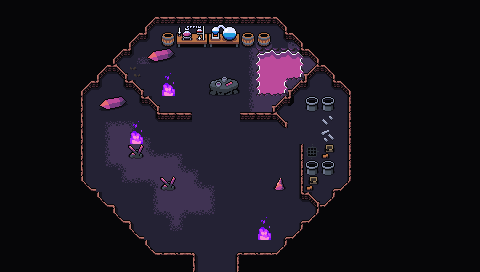

Rendered tile map (Tiled .tmx) drawn with the repository's tilesets; below, a short description and the map source with its tile grids summarised:
An orthogonal 30x17 tile map with 16x16 px tiles, 5 tile layers (Background, SubGround, Ground, Clutter, ...), 4 tilesets and 13 objects.

<map version="1.10" tiledversion="1.10.1" orientation="orthogonal" renderorder="right-down" width="30" height="17" tilewidth="16" tileheight="16" infinite="0" nextlayerid="10" nextobjectid="77">
 <editorsettings>
  <export target="wastetown..tmx" format="tmx" />
 </editorsettings>
 <properties>
  <property name="dungeonEffect" value="{&quot;startBattleWithCard&quot;: [ &quot;Muck Rats|PO2|1&quot; ]}" />
 </properties>
 <tileset firstgid="1" source="../../tileset/main.tsx" />
 <tileset firstgid="10113" source="../../tileset/buildings.tsx" />
 <tileset firstgid="11905" source="../../tileset/dungeon/dungeon_bis.tsx" />
 <tileset firstgid="28289" source="../../tileset/dungeon/animatedtiles.tsx" />
 <layer id="1" name="Background" width="30" height="17">
  <data>[510 cells, 509 non-empty, 13 distinct tile ids]</data>
 </layer>
 <layer id="8" name="SubGround" width="30" height="17">
  <data>[510 cells, 213 non-empty, 8 distinct tile ids]</data>
 </layer>
 <layer id="2" name="Ground" width="30" height="17">
  <data>[510 cells, 457 non-empty, 27 distinct tile ids]</data>
 </layer>
 <layer id="3" name="Clutter" width="30" height="17">
  <data>[510 cells, 103 non-empty, 38 distinct tile ids]</data>
 </layer>
 <layer id="9" name="Fog" width="30" height="17">
  <properties>
   <property name="spriteLayer" type="bool" value="true" />
  </properties>
  <data>[510 cells, 21 non-empty, 11 distinct tile ids]</data>
 </layer>
 <objectgroup id="4" name="Objects">
  <object id="38" template="../../obj/entry_up.tx" x="192" y="275.665" width="48" height="16">
   <properties>
    <property name="teleport" value="" />
   </properties>
  </object>
  <object id="50" template="../../obj/enemy.tx" x="213.605" y="70.6596">
   <properties>
    <property name="enemy" value="Nezumi Ninja" />
    <property name="spawn.Normal" type="bool" value="true" />
    <property name="speedModifier" type="float" value="30" />
    <property name="threatRange" type="int" value="40" />
   </properties>
  </object>
  <object id="62" template="../../obj/gold.tx" x="89.6918" y="125.224" />
  <object id="65" template="../../obj/enemy.tx" x="176.55" y="148.218">
   <properties>
    <property name="enemy" value="Nezumi Ninja" />
    <property name="speedModifier" type="float" value="4" />
    <property name="threatRange" type="int" value="50" />
    <property name="waypoints" value="72,69,70,71,73,72" />
   </properties>
  </object>
  <object id="66" template="../../obj/booster.tx" x="126.196" y="72.7342" width="16.25" height="15.25">
   <properties>
    <property name="reward">[
  {
    "editions": [ "PD2" ],
    "type": "card",
    "count": 3,
    "rarity": [ "Common" ]
  },
  {
    "editions": [ "PD2" ],
    "type": "card",
    "count": 1,
    "rarity": [ "Uncommon" ]
  },
  {
    "editions": [ "PD2" ],
    "type": "card",
    "count": 1,
    "rarity": [ "Rare", "Mythic Rare" ]
  }
]
</property>
   </properties>
  </object>
  <object id="67" template="../../obj/enemy.tx" x="304.845" y="135.63">
   <properties>
    <property name="enemy" value="Nezumi Ninja" />
    <property name="threatRange" type="int" value="40" />
   </properties>
  </object>
  <object id="68" template="../../obj/manashards.tx" x="332.361" y="137.498" />
  <object id="69" template="../../obj/waypoint.tx" x="248.604" y="186.586" />
  <object id="70" template="../../obj/waypoint.tx" x="195.111" y="215.924" />
  <object id="71" template="../../obj/waypoint.tx" x="117.185" y="203.246" />
  <object id="72" template="../../obj/waypoint.tx" x="203.732" y="136.586" />
  <object id="73" template="../../obj/waypoint.tx" x="88.2493" y="142.122" />
  <object id="76" template="../../obj/treasure.tx" x="188.774" y="63.2297">
   <properties>
    <property name="reward">[{"type": "randomCard","colors": ["Red"], "count": 5 }, {"type": "item","count": 1,"probability":0.2,"itemName": "Dagger"},
{
"type": "card",
"probability": 1,
"count": 1,
"cardName": "Iron Star|LEA|1"}]</property>
   </properties>
  </object>
 </objectgroup>
</map>
